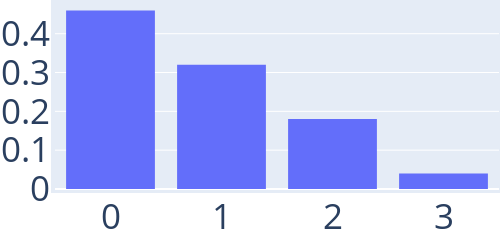

The notebook cell saved with this chart:
### Code cell
cat_nb_cc_1_cycle = string.(sort(Int.(cc_with_1_cycle)))
trace = PlotlyJS.histogram(x=cat_nb_cc_1_cycle, histnorm="probability density")
layout = Layout(
    autosize=false,
    width=500,
    height=200,
    margin=attr(l=1, r=1, b=1, t=1, pad=4),
    font_size=35,
    xaxis_type="category",
)
p_1 = PlotlyJS.plot(trace,layout)

### Figure 1 — Plotly figure (JSON) as saved in the notebook; plotly's stock layout.template omitted (floating-point values rounded to 4 significant figures)
{"data": [{"histnorm": "probability density", "type": "histogram", "x": ["0", "0", "0", "0", "0", "0", "0", "0", "0", "0", "0", "0", "0", "0", "0", "0", "0", "0", "0", "0", "0", "0", "0", "1", "1", "1", "1", "1", "1", "1", "1", "1", "1", "1", "1", "1", "1", "1", "1", "2", "2", "2", "2", "2", "2", "2", "2", "2", "3", "3"]}], "layout": {"autosize": false, "font": {"size": 35}, "height": 200, "margin": {"b": 1, "l": 1, "pad": 4, "r": 1, "t": 1}, "width": 500, "xaxis": {"type": "category"}}}
